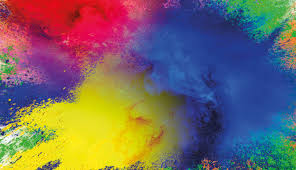
#> input picture OpenCV/src/color.png, 296 x 170 px
$ python img_channel_separate.py
#> lines starting #> are read from the running program, lines starting #| are printed output that depends on the picture
import cv2 as cv

img_color = cv.imread("color.png", cv.IMREAD_COLOR)
#> img_color is the input picture: shape (170, 296, 3); mean B, G, R 99.4, 104.2, 117.9

# 컬러 이미지를 채널별로 분리함.
img_b, img_g, img_r = cv.split(img_color)
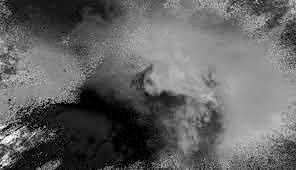
#> img_b: shape (170, 296); min 0, max 255, mean 99.4
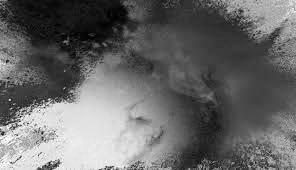
#> img_g: shape (170, 296); min 0, max 255, mean 104.2
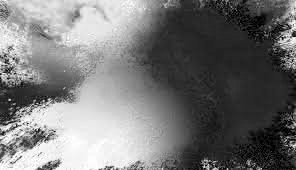
#> img_r: shape (170, 296); min 0, max 255, mean 117.9

# 채널별 이미지를 조합하여 컬러 영상을 생성함.
# blue와 red의 순서를 바꾸었음.
img_result = cv.merge((img_r, img_g, img_b))

cv.imshow("Color", img_result)
cv.imshow("B", img_b)
cv.imshow("G", img_g)
cv.imshow("R", img_r)

cv.waitKey(0)
cv.destroyAllWindows()

$ run again, with OpenCV/src/apple.png copied over OpenCV/src/color.png
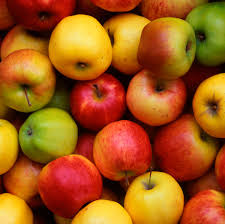
#> input picture OpenCV/src/apple.png, 225 x 224 px
#> img_color is the input picture: shape (224, 225, 3); mean B, G, R 22.2, 87.4, 161.5
#> `img_b, img_g, img_r = cv.split(img_color)`:
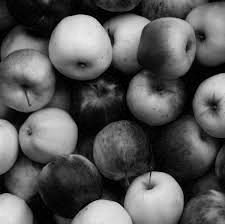
#> img_g: shape (224, 225); min 0, max 235, mean 87.4
#> `img_b, img_g, img_r = cv.split(img_color)`:
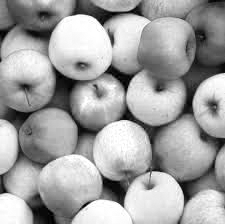
#> img_r: shape (224, 225); min 0, max 255, mean 161.5
